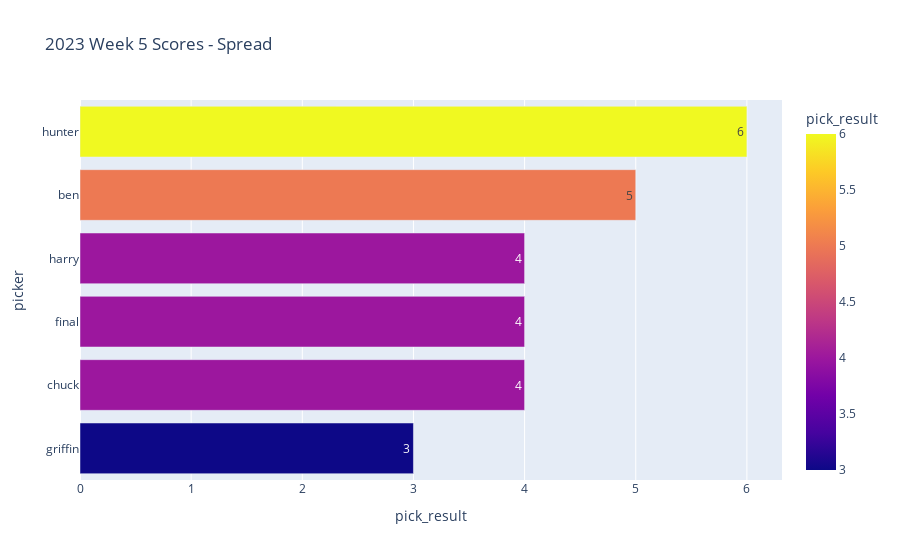

Here is the notebook cell this chart was saved with:
### Code cell
homers.plot_scores(week_df)

### Figure 1 — Plotly figure (JSON) as saved in the notebook; plotly's stock layout.template omitted (floating-point values rounded to 4 significant figures)
{"data": [{"alignmentgroup": "True", "hovertemplate": "pick_result=%{marker.color}<br>picker=%{y}<extra></extra>", "legendgroup": "", "marker": {"color": [3, 4, 4, 4, 5, 6], "coloraxis": "coloraxis", "pattern": {"shape": ""}}, "name": "", "offsetgroup": "", "orientation": "h", "showlegend": false, "textposition": "auto", "texttemplate": "%{x}", "type": "bar", "x": [3, 4, 4, 4, 5, 6], "xaxis": "x", "y": ["griffin", "chuck", "final", "harry", "ben", "hunter"], "yaxis": "y"}], "layout": {"barmode": "relative", "coloraxis": {"colorbar": {"title": {"text": "pick_result"}}, "colorscale": [[0, "#0d0887"], [0.1111, "#46039f"], [0.2222, "#7201a8"], [0.3333, "#9c179e"], [0.4444, "#bd3786"], [0.5556, "#d8576b"], [0.6667, "#ed7953"], [0.7778, "#fb9f3a"], [0.8889, "#fdca26"], [1, "#f0f921"]]}, "legend": {"tracegroupgap": 0}, "title": {"text": "2023 Week 5 Scores - Spread"}, "xaxis": {"anchor": "y", "domain": [0, 1], "title": {"text": "pick_result"}}, "yaxis": {"anchor": "x", "domain": [0, 1], "title": {"text": "picker"}}}}
